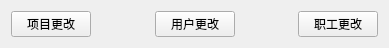
     <widget class="QWidget" name="layoutWidget">
      <property name="geometry">
       <rect>
        <x>170</x>
        <y>10</y>
        <width>389</width>
        <height>30</height>
       </rect>
      </property>
      <layout class="QHBoxLayout" name="horizontalLayout_29">
       <item>
        <widget class="QPushButton" name="pushButton_18">
         <property name="text">
          <string>项目更改</string>
         </property>
        </widget>
       </item>
       <item>
        <spacer name="horizontalSpacer_12">
         <property name="orientation">
          <enum>Qt::Horizontal</enum>
         </property>
         <property name="sizeHint" stdset="0">
          <size>
           <width>40</width>
           <height>20</height>
          </size>
         </property>
        </spacer>
       </item>
       <item>
        <widget class="QPushButton" name="pushButton_19">
         <property name="text">
          <string>用户更改</string>
         </property>
        </widget>
       </item>
       <item>
        <spacer name="horizontalSpacer_13">
         <property name="orientation">
          <enum>Qt::Horizontal</enum>
         </property>
         <property name="sizeHint" stdset="0">
          <size>
           <width>40</width>
           <height>20</height>
          </size>
         </property>
        </spacer>
       </item>
       <item>
        <widget class="QPushButton" name="pushButton_21">
         <property name="text">
          <string>职工更改</string>
         </property>
        </widget>
       </item>
      </layout>
     </widget>
